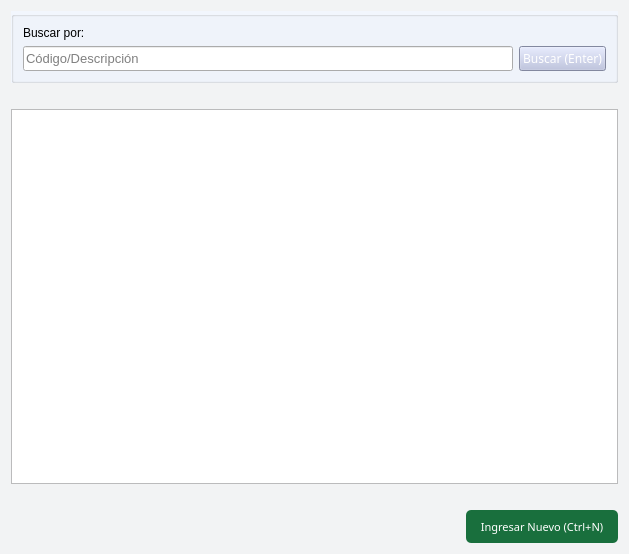
<?xml version="1.0" encoding="UTF-8"?>
<ui version="4.0">
 <class>Form</class>
 <widget class="QWidget" name="Form">
  <property name="geometry">
   <rect>
    <x>0</x>
    <y>0</y>
    <width>629</width>
    <height>554</height>
   </rect>
  </property>
  <property name="palette">
   <palette>
    <active>
     <colorrole role="WindowText">
      <brush brushstyle="SolidPattern">
       <color alpha="255">
        <red>0</red>
        <green>0</green>
        <blue>0</blue>
       </color>
      </brush>
     </colorrole>
     <colorrole role="Button">
      <brush brushstyle="SolidPattern">
       <color alpha="255">
        <red>242</red>
        <green>243</green>
        <blue>244</blue>
       </color>
      </brush>
     </colorrole>
     <colorrole role="Light">
      <brush brushstyle="SolidPattern">
       <color alpha="255">
        <red>255</red>
        <green>255</green>
        <blue>255</blue>
       </color>
      </brush>
     </colorrole>
     <colorrole role="Midlight">
      <brush brushstyle="SolidPattern">
       <color alpha="255">
        <red>248</red>
        <green>249</green>
        <blue>249</blue>
       </color>
      </brush>
     </colorrole>
     <colorrole role="Dark">
      <brush brushstyle="SolidPattern">
       <color alpha="255">
        <red>121</red>
        <green>121</green>
        <blue>122</blue>
       </color>
      </brush>
     </colorrole>
     <colorrole role="Mid">
      <brush brushstyle="SolidPattern">
       <color alpha="255">
        <red>161</red>
        <green>162</green>
        <blue>163</blue>
       </color>
      </brush>
     </colorrole>
     <colorrole role="Text">
      <brush brushstyle="SolidPattern">
       <color alpha="255">
        <red>0</red>
        <green>0</green>
        <blue>0</blue>
       </color>
      </brush>
     </colorrole>
     <colorrole role="BrightText">
      <brush brushstyle="SolidPattern">
       <color alpha="255">
        <red>255</red>
        <green>255</green>
        <blue>255</blue>
       </color>
      </brush>
     </colorrole>
     <colorrole role="ButtonText">
      <brush brushstyle="SolidPattern">
       <color alpha="255">
        <red>0</red>
        <green>0</green>
        <blue>0</blue>
       </color>
      </brush>
     </colorrole>
     <colorrole role="Base">
      <brush brushstyle="SolidPattern">
       <color alpha="255">
        <red>255</red>
        <green>255</green>
        <blue>255</blue>
       </color>
      </brush>
     </colorrole>
     <colorrole role="Window">
      <brush brushstyle="SolidPattern">
       <color alpha="255">
        <red>242</red>
        <green>243</green>
        <blue>244</blue>
       </color>
      </brush>
     </colorrole>
     <colorrole role="Shadow">
      <brush brushstyle="SolidPattern">
       <color alpha="255">
        <red>0</red>
        <green>0</green>
        <blue>0</blue>
       </color>
      </brush>
     </colorrole>
     <colorrole role="AlternateBase">
      <brush brushstyle="SolidPattern">
       <color alpha="255">
        <red>248</red>
        <green>249</green>
        <blue>249</blue>
       </color>
      </brush>
     </colorrole>
     <colorrole role="ToolTipBase">
      <brush brushstyle="SolidPattern">
       <color alpha="255">
        <red>255</red>
        <green>255</green>
        <blue>220</blue>
       </color>
      </brush>
     </colorrole>
     <colorrole role="ToolTipText">
      <brush brushstyle="SolidPattern">
       <color alpha="255">
        <red>0</red>
        <green>0</green>
        <blue>0</blue>
       </color>
      </brush>
     </colorrole>
    </active>
    <inactive>
     <colorrole role="WindowText">
      <brush brushstyle="SolidPattern">
       <color alpha="255">
        <red>0</red>
        <green>0</green>
        <blue>0</blue>
       </color>
      </brush>
     </colorrole>
     <colorrole role="Button">
      <brush brushstyle="SolidPattern">
       <color alpha="255">
        <red>242</red>
        <green>243</green>
        <blue>244</blue>
       </color>
      </brush>
     </colorrole>
     <colorrole role="Light">
      <brush brushstyle="SolidPattern">
       <color alpha="255">
        <red>255</red>
        <green>255</green>
        <blue>255</blue>
       </color>
      </brush>
     </colorrole>
     <colorrole role="Midlight">
      <brush brushstyle="SolidPattern">
       <color alpha="255">
        <red>248</red>
        <green>249</green>
        <blue>249</blue>
       </color>
      </brush>
     </colorrole>
     <colorrole role="Dark">
      <brush brushstyle="SolidPattern">
       <color alpha="255">
        <red>121</red>
        <green>121</green>
        <blue>122</blue>
       </color>
      </brush>
     </colorrole>
     <colorrole role="Mid">
      <brush brushstyle="SolidPattern">
       <color alpha="255">
        <red>161</red>
        <green>162</green>
        <blue>163</blue>
       </color>
      </brush>
     </colorrole>
     <colorrole role="Text">
      <brush brushstyle="SolidPattern">
       <color alpha="255">
        <red>0</red>
        <green>0</green>
        <blue>0</blue>
       </color>
      </brush>
     </colorrole>
     <colorrole role="BrightText">
      <brush brushstyle="SolidPattern">
       <color alpha="255">
        <red>255</red>
        <green>255</green>
        <blue>255</blue>
       </color>
      </brush>
     </colorrole>
     <colorrole role="ButtonText">
      <brush brushstyle="SolidPattern">
       <color alpha="255">
        <red>0</red>
        <green>0</green>
        <blue>0</blue>
       </color>
      </brush>
     </colorrole>
     <colorrole role="Base">
      <brush brushstyle="SolidPattern">
       <color alpha="255">
        <red>255</red>
        <green>255</green>
        <blue>255</blue>
       </color>
      </brush>
     </colorrole>
     <colorrole role="Window">
      <brush brushstyle="SolidPattern">
       <color alpha="255">
        <red>242</red>
        <green>243</green>
        <blue>244</blue>
       </color>
      </brush>
     </colorrole>
     <colorrole role="Shadow">
      <brush brushstyle="SolidPattern">
       <color alpha="255">
        <red>0</red>
        <green>0</green>
        <blue>0</blue>
       </color>
      </brush>
     </colorrole>
     <colorrole role="AlternateBase">
      <brush brushstyle="SolidPattern">
       <color alpha="255">
        <red>248</red>
        <green>249</green>
        <blue>249</blue>
       </color>
      </brush>
     </colorrole>
     <colorrole role="ToolTipBase">
      <brush brushstyle="SolidPattern">
       <color alpha="255">
        <red>255</red>
        <green>255</green>
        <blue>220</blue>
       </color>
      </brush>
     </colorrole>
     <colorrole role="ToolTipText">
      <brush brushstyle="SolidPattern">
       <color alpha="255">
        <red>0</red>
        <green>0</green>
        <blue>0</blue>
       </color>
      </brush>
     </colorrole>
    </inactive>
    <disabled>
     <colorrole role="WindowText">
      <brush brushstyle="SolidPattern">
       <color alpha="255">
        <red>121</red>
        <green>121</green>
        <blue>122</blue>
       </color>
      </brush>
     </colorrole>
     <colorrole role="Button">
      <brush brushstyle="SolidPattern">
       <color alpha="255">
        <red>242</red>
        <green>243</green>
        <blue>244</blue>
       </color>
      </brush>
     </colorrole>
     <colorrole role="Light">
      <brush brushstyle="SolidPattern">
       <color alpha="255">
        <red>255</red>
        <green>255</green>
        <blue>255</blue>
       </color>
      </brush>
     </colorrole>
     <colorrole role="Midlight">
      <brush brushstyle="SolidPattern">
       <color alpha="255">
        <red>248</red>
        <green>249</green>
        <blue>249</blue>
       </color>
      </brush>
     </colorrole>
     <colorrole role="Dark">
      <brush brushstyle="SolidPattern">
       <color alpha="255">
        <red>121</red>
        <green>121</green>
        <blue>122</blue>
       </color>
      </brush>
     </colorrole>
     <colorrole role="Mid">
      <brush brushstyle="SolidPattern">
       <color alpha="255">
        <red>161</red>
        <green>162</green>
        <blue>163</blue>
       </color>
      </brush>
     </colorrole>
     <colorrole role="Text">
      <brush brushstyle="SolidPattern">
       <color alpha="255">
        <red>121</red>
        <green>121</green>
        <blue>122</blue>
       </color>
      </brush>
     </colorrole>
     <colorrole role="BrightText">
      <brush brushstyle="SolidPattern">
       <color alpha="255">
        <red>255</red>
        <green>255</green>
        <blue>255</blue>
       </color>
      </brush>
     </colorrole>
     <colorrole role="ButtonText">
      <brush brushstyle="SolidPattern">
       <color alpha="255">
        <red>121</red>
        <green>121</green>
        <blue>122</blue>
       </color>
      </brush>
     </colorrole>
     <colorrole role="Base">
      <brush brushstyle="SolidPattern">
       <color alpha="255">
        <red>242</red>
        <green>243</green>
        <blue>244</blue>
       </color>
      </brush>
     </colorrole>
     <colorrole role="Window">
      <brush brushstyle="SolidPattern">
       <color alpha="255">
        <red>242</red>
        <green>243</green>
        <blue>244</blue>
       </color>
      </brush>
     </colorrole>
     <colorrole role="Shadow">
      <brush brushstyle="SolidPattern">
       <color alpha="255">
        <red>0</red>
        <green>0</green>
        <blue>0</blue>
       </color>
      </brush>
     </colorrole>
     <colorrole role="AlternateBase">
      <brush brushstyle="SolidPattern">
       <color alpha="255">
        <red>242</red>
        <green>243</green>
        <blue>244</blue>
       </color>
      </brush>
     </colorrole>
     <colorrole role="ToolTipBase">
      <brush brushstyle="SolidPattern">
       <color alpha="255">
        <red>255</red>
        <green>255</green>
        <blue>220</blue>
       </color>
      </brush>
     </colorrole>
     <colorrole role="ToolTipText">
      <brush brushstyle="SolidPattern">
       <color alpha="255">
        <red>0</red>
        <green>0</green>
        <blue>0</blue>
       </color>
      </brush>
     </colorrole>
    </disabled>
   </palette>
  </property>
  <property name="windowTitle">
   <string>Proveedores</string>
  </property>
  <layout class="QGridLayout" name="gridLayout">
   <item row="0" column="0">
    <layout class="QGridLayout" name="gridLayout_2" rowstretch="0,0,80,0,7">
     <item row="1" column="0" colspan="2">
      <spacer name="horizontalSpacer">
       <property name="orientation">
        <enum>Qt::Horizontal</enum>
       </property>
       <property name="sizeHint" stdset="0">
        <size>
         <width>40</width>
         <height>20</height>
        </size>
       </property>
      </spacer>
     </item>
     <item row="2" column="0" colspan="2">
      <widget class="QTableView" name="tbl_proveedores">
       <property name="selectionBehavior">
        <enum>QAbstractItemView::SelectRows</enum>
       </property>
       <attribute name="verticalHeaderVisible">
        <bool>false</bool>
       </attribute>
      </widget>
     </item>
     <item row="4" column="0" colspan="2">
      <layout class="QHBoxLayout" name="horizontalLayout" stretch="0,0,0,0">
       <item>
        <spacer name="horizontalSpacer_3">
         <property name="orientation">
          <enum>Qt::Horizontal</enum>
         </property>
         <property name="sizeHint" stdset="0">
          <size>
           <width>40</width>
           <height>20</height>
          </size>
         </property>
        </spacer>
       </item>
       <item>
        <spacer name="horizontalSpacer_4">
         <property name="orientation">
          <enum>Qt::Horizontal</enum>
         </property>
         <property name="sizeHint" stdset="0">
          <size>
           <width>40</width>
           <height>20</height>
          </size>
         </property>
        </spacer>
       </item>
       <item>
        <spacer name="horizontalSpacer_5">
         <property name="orientation">
          <enum>Qt::Horizontal</enum>
         </property>
         <property name="sizeHint" stdset="0">
          <size>
           <width>40</width>
           <height>20</height>
          </size>
         </property>
        </spacer>
       </item>
       <item>
        <widget class="QPushButton" name="btn_nuevo">
         <property name="sizePolicy">
          <sizepolicy hsizetype="Expanding" vsizetype="Fixed">
           <horstretch>0</horstretch>
           <verstretch>0</verstretch>
          </sizepolicy>
         </property>
         <property name="maximumSize">
          <size>
           <width>200</width>
           <height>200</height>
          </size>
         </property>
         <property name="font">
          <font>
           <family>Ariall</family>
           <pointsize>-1</pointsize>
          </font>
         </property>
         <property name="styleSheet">
          <string notr="true">/*Estilos para el botón*/

#btn_nuevo{
	background-color: #196F3D;
	color: #ffffff;
	font-family: 'Ariall';
	font-size: 11px;
	border-radius: 5px;
	}

#btn_nuevo:hover{
	background-color: #04B431;
	}
</string>
         </property>
         <property name="text">
          <string>Ingresar Nuevo (Ctrl+N)</string>
         </property>
         <property name="icon">
          <iconset>
           <normaloff>../ico/add_to_database.ico</normaloff>../ico/add_to_database.ico</iconset>
         </property>
         <property name="iconSize">
          <size>
           <width>20</width>
           <height>20</height>
          </size>
         </property>
         <property name="shortcut">
          <string>Ctrl+N</string>
         </property>
        </widget>
       </item>
      </layout>
     </item>
     <item row="3" column="0">
      <spacer name="horizontalSpacer_2">
       <property name="orientation">
        <enum>Qt::Horizontal</enum>
       </property>
       <property name="sizeHint" stdset="0">
        <size>
         <width>40</width>
         <height>20</height>
        </size>
       </property>
      </spacer>
     </item>
     <item row="0" column="0" colspan="2">
      <widget class="QGroupBox" name="groupBox">
       <property name="palette">
        <palette>
         <active>
          <colorrole role="Button">
           <brush brushstyle="SolidPattern">
            <color alpha="255">
             <red>242</red>
             <green>246</green>
             <blue>253</blue>
            </color>
           </brush>
          </colorrole>
          <colorrole role="Base">
           <brush brushstyle="SolidPattern">
            <color alpha="255">
             <red>242</red>
             <green>246</green>
             <blue>253</blue>
            </color>
           </brush>
          </colorrole>
          <colorrole role="Window">
           <brush brushstyle="SolidPattern">
            <color alpha="255">
             <red>242</red>
             <green>246</green>
             <blue>253</blue>
            </color>
           </brush>
          </colorrole>
         </active>
         <inactive>
          <colorrole role="Button">
           <brush brushstyle="SolidPattern">
            <color alpha="255">
             <red>242</red>
             <green>246</green>
             <blue>253</blue>
            </color>
           </brush>
          </colorrole>
          <colorrole role="Base">
           <brush brushstyle="SolidPattern">
            <color alpha="255">
             <red>242</red>
             <green>246</green>
             <blue>253</blue>
            </color>
           </brush>
          </colorrole>
          <colorrole role="Window">
           <brush brushstyle="SolidPattern">
            <color alpha="255">
             <red>242</red>
             <green>246</green>
             <blue>253</blue>
            </color>
           </brush>
          </colorrole>
         </inactive>
         <disabled>
          <colorrole role="Button">
           <brush brushstyle="SolidPattern">
            <color alpha="255">
             <red>242</red>
             <green>246</green>
             <blue>253</blue>
            </color>
           </brush>
          </colorrole>
          <colorrole role="Base">
           <brush brushstyle="SolidPattern">
            <color alpha="255">
             <red>242</red>
             <green>246</green>
             <blue>253</blue>
            </color>
           </brush>
          </colorrole>
          <colorrole role="Window">
           <brush brushstyle="SolidPattern">
            <color alpha="255">
             <red>242</red>
             <green>246</green>
             <blue>253</blue>
            </color>
           </brush>
          </colorrole>
         </disabled>
        </palette>
       </property>
       <property name="styleSheet">
        <string notr="true">#groupBox{
	background-color: #F2F6FD;
	}</string>
       </property>
       <property name="title">
        <string/>
       </property>
       <layout class="QGridLayout" name="gridLayout_3" columnstretch="90,10">
        <item row="1" column="0">
         <widget class="QLineEdit" name="ln_buscar">
          <property name="sizePolicy">
           <sizepolicy hsizetype="Expanding" vsizetype="Expanding">
            <horstretch>0</horstretch>
            <verstretch>0</verstretch>
           </sizepolicy>
          </property>
          <property name="font">
           <font>
            <family>MS Shell Dlg 2</family>
            <pointsize>10</pointsize>
            <weight>50</weight>
            <bold>false</bold>
           </font>
          </property>
          <property name="mouseTracking">
           <bool>false</bool>
          </property>
          <property name="text">
           <string/>
          </property>
          <property name="frame">
           <bool>true</bool>
          </property>
          <property name="placeholderText">
           <string>Código/Descripción</string>
          </property>
         </widget>
        </item>
        <item row="1" column="1">
         <widget class="QPushButton" name="btn_buscar">
          <property name="sizePolicy">
           <sizepolicy hsizetype="Expanding" vsizetype="Expanding">
            <horstretch>0</horstretch>
            <verstretch>0</verstretch>
           </sizepolicy>
          </property>
          <property name="font">
           <font>
            <family>Ariall</family>
           </font>
          </property>
          <property name="styleSheet">
           <string notr="true">#btn_buscar{
background-color:#B7BEDF;
color: #FFFFFF;
}

#btn_buscar:hover{
background-color: #BAC1D7 
	}</string>
          </property>
          <property name="text">
           <string>Buscar (Enter)</string>
          </property>
          <property name="icon">
           <iconset>
            <normaloff>../ico/search.png</normaloff>../ico/search.png</iconset>
          </property>
          <property name="iconSize">
           <size>
            <width>10</width>
            <height>10</height>
           </size>
          </property>
         </widget>
        </item>
        <item row="0" column="0" colspan="2">
         <widget class="QLabel" name="label_2">
          <property name="styleSheet">
           <string notr="true"/>
          </property>
          <property name="text">
           <string>Buscar por:</string>
          </property>
         </widget>
        </item>
       </layout>
      </widget>
     </item>
    </layout>
   </item>
  </layout>
 </widget>
 <tabstops>
  <tabstop>ln_buscar</tabstop>
  <tabstop>btn_buscar</tabstop>
  <tabstop>tbl_proveedores</tabstop>
  <tabstop>btn_nuevo</tabstop>
 </tabstops>
 <resources/>
 <connections/>
</ui>
